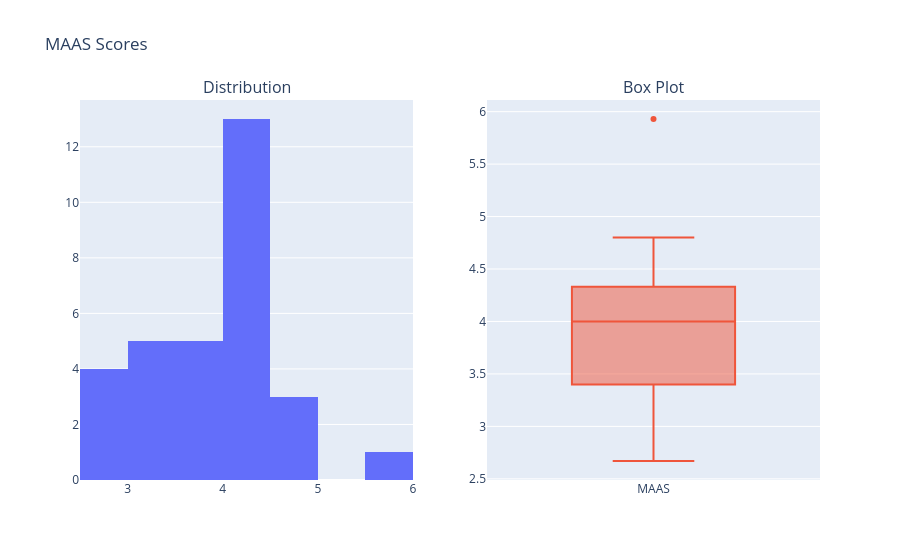

Write notebook code for a chart like this one.
### Markdown cell above
### maas_score

### Code cell
# Histogram

maas_fig = make_subplots(rows=1, cols=2, subplot_titles=['Distribution', 'Box Plot'])
maas_fig.add_trace(go.Histogram(x=df['maas_score'], name='MAAS'), row=1, col=1)
maas_fig.add_trace(go.Box(y=df['maas_score'], name='MAAS'), row=1, col=2)
maas_fig.update_layout(title='MAAS Scores', showlegend=False)
maas_fig.show()

### Figure 1 — Plotly figure (JSON) as saved in the notebook; plotly's stock layout.template omitted (floating-point values rounded to 4 significant figures)
{"data": [{"name": "MAAS", "type": "histogram", "x": [3.27, 4, 3.73, 4.6, 4.4, 4.4, 2.67, 4.2, 4, 2.93, 4.13, 3.8, 2.8, 3.73, 3.6, 4.07, 5.93, 3.4, 3.4, 3.4, 4.27, 4.07, 4.33, 4.67, 2.87, 4.8, 3.67, 4.33, 4.33, 4.4, 3.13], "xaxis": "x", "yaxis": "y"}, {"name": "MAAS", "type": "box", "xaxis": "x2", "y": [3.27, 4, 3.73, 4.6, 4.4, 4.4, 2.67, 4.2, 4, 2.93, 4.13, 3.8, 2.8, 3.73, 3.6, 4.07, 5.93, 3.4, 3.4, 3.4, 4.27, 4.07, 4.33, 4.67, 2.87, 4.8, 3.67, 4.33, 4.33, 4.4, 3.13], "yaxis": "y2"}], "layout": {"annotations": [{"font": {"size": 16}, "showarrow": false, "text": "Distribution", "x": 0.225, "xanchor": "center", "xref": "paper", "y": 1, "yanchor": "bottom", "yref": "paper"}, {"font": {"size": 16}, "showarrow": false, "text": "Box Plot", "x": 0.775, "xanchor": "center", "xref": "paper", "y": 1, "yanchor": "bottom", "yref": "paper"}], "showlegend": false, "title": {"text": "MAAS Scores"}, "xaxis": {"anchor": "y", "domain": [0, 0.45]}, "xaxis2": {"anchor": "y2", "domain": [0.55, 1]}, "yaxis": {"anchor": "x", "domain": [0, 1]}, "yaxis2": {"anchor": "x2", "domain": [0, 1]}}}
